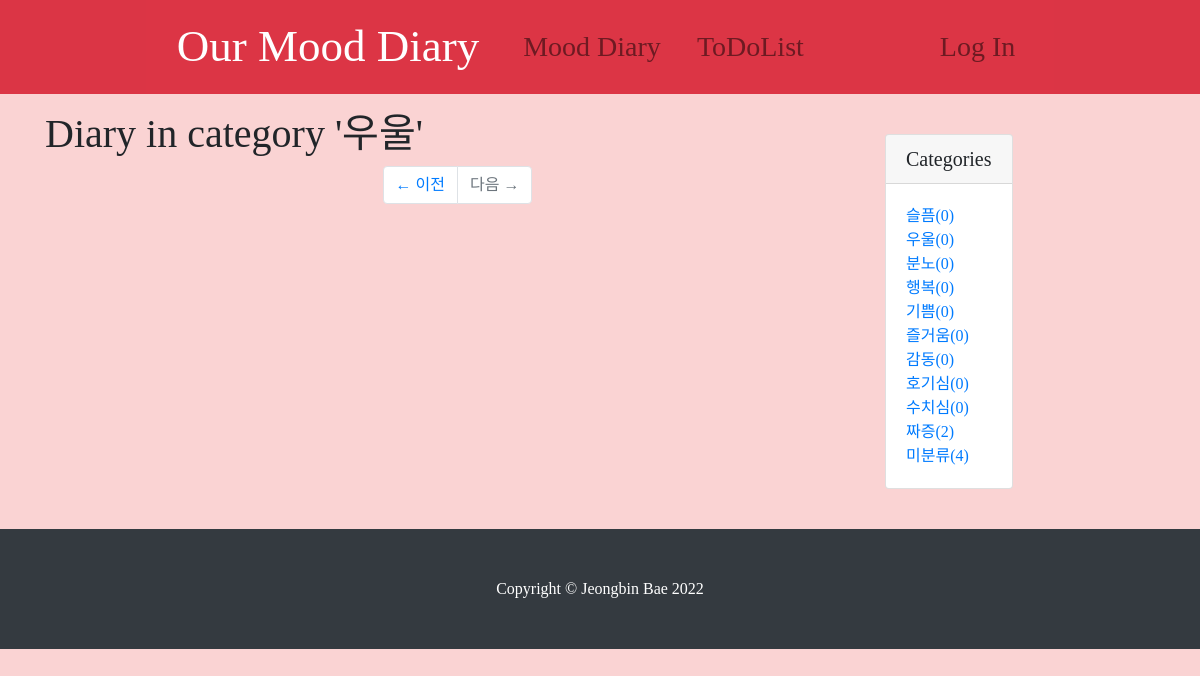
The page /diary/category/우울/ on the database its author committed.
### diary/models.py (models this page shows, shortened)
class Category(models.Model):
    name = models.CharField(max_length=50, unique=True)
    slug = models.SlugField(max_length=200, unique=True, allow_unicode=True)
    class Meta:
        verbose_name_plural : 'Categories'
    def __str__(self):
        return self.name
    def get_absolute_url(self):
        return f'/diary/category/{self.slug}/'

### diary/views.py (the view)
# urls.py: path('category/<str:slug>/' ,views.categories_page),
def categories_page(request, slug):
    if slug == 'no-category':
        category = '미분류'
        post_list = Post.objects.filter(category=None)
    else:
        category = Category.objects.get(slug=slug)
        post_list = Post.objects.filter(category=category)
    context = {
        'categories': Category.objects.all(),
        'no_category_post_count': Post.objects.filter(category=None).count(),
        'category': category,
        'post_list': post_list
    }
    return render(request, 'diary/post_list.html', context)

### diary/templates/diary/post_list.html (shortened to what this page needs)
{% extends 'diary/base.html' %}
{% block main_area %}
                <h1>Diary
                    {% if category %} in category '{{ category }}' {% endif %}
                </h1>
                <ul class="pagination justify-content-center mb-4">
                    <li class="page-item">
                        <a class="page-link" href="#">&larr; 이전</a>
                    </li>
                    <li class="page-item disabled">
                        <a class="page-link" href="#">다음 &rarr;</a>
                    </li>
                </ul>
{% endblock %}

### diary/templates/diary/base.html (shortened to what this page needs)
<!DOCTYPE html>
<html>
{% load static %}
<head>
        <link rel="stylesheet" href="{% static 'diary/bootstrap/bootstrap.min.css' %}" media="screen">
        <link rel="stylesheet" href="{% static 'diary/css/diary-post.css' %}" media="screen">
</head>
<body>
    {% include 'diary/navbar.html' %}
    <div class="container my-3">
        <div class="row">
            <div class="col-md-8 col-lg-9">
                {% block main_area %}
                {% endblock %}
            </div>
                <div class="card my-4">
                    <h5 class="card-header">Categories</h5>
                    <div class="card-body">
                        <div class="row">
                            <div class="col-lg-12">
                                <ul class="list-unstyled mb-0">
                                    {% for c in categories %}
                                        <li>
                                            <a href="{{ c.get_absolute_url }}">{{ c.name }}({{ c.post_set.count }})</a>
                                        </li>
                                    {% endfor %}
                                    <li>
                                        <a href="/diary/category/no-category">미분류({{ no_category_post_count }})</a>
                                    </li>
                                </ul>
                            </div>
                        </div>
                    </div>
                </div>
            </div>
        </div>
    {% include 'diary/footer.html' %}
</body>
</html>

### diary/static/diary/css/diary-post.css (style rules this page uses)
* { font-family: 'EarlyFontDiary'; }
body { background-color: #FAD3D3FF; font-family: 'EarlyFontDiary'; }

### rows shown on the page
Category: name "우울", post_set.count "0"
Category: name "슬픔", post_set.count "0"
Category: name "분노", post_set.count "0"
Category: name "행복", post_set.count "0"
Category: name "기쁨", post_set.count "0"
Category: name "즐거움", post_set.count "0"
Category: name "감동", post_set.count "0"
Category: name "호기심", post_set.count "0"
Category: name "수치심", post_set.count "0"
Category: name "짜증", post_set.count "2"

### other values the page prints
{{ no_category_post_count }} "4"
